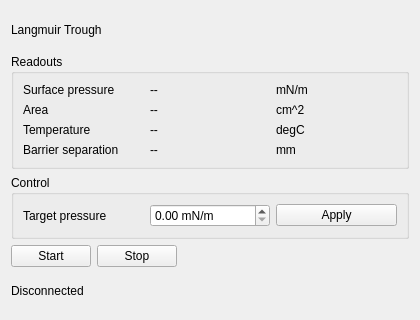
<?xml version="1.0" encoding="UTF-8"?>
<ui version="4.0">
 <class>TroughPanel</class>
 <widget class="QWidget" name="TroughPanel">
  <property name="geometry">
   <rect>
    <x>0</x>
    <y>0</y>
    <width>420</width>
    <height>320</height>
   </rect>
  </property>
  <property name="windowTitle">
   <string>Trough</string>
  </property>
  <layout class="QVBoxLayout" name="root">
   <item>
    <widget class="QLabel" name="title">
     <property name="text">
      <string>Langmuir Trough</string>
     </property>
    </widget>
   </item>
   <item>
    <widget class="QGroupBox" name="readouts_box">
     <property name="title">
      <string>Readouts</string>
     </property>
     <layout class="QGridLayout" name="readouts_grid">
      <item row="0" column="0">
       <widget class="QLabel" name="lbl_pressure">
        <property name="text">
         <string>Surface pressure</string>
        </property>
       </widget>
      </item>
      <item row="0" column="1">
       <widget class="QLabel" name="val_pressure">
        <property name="text">
         <string>--</string>
        </property>
       </widget>
      </item>
      <item row="0" column="2">
       <widget class="QLabel" name="unit_pressure">
        <property name="text">
         <string>mN/m</string>
        </property>
       </widget>
      </item>
      <item row="1" column="0">
       <widget class="QLabel" name="lbl_area">
        <property name="text">
         <string>Area</string>
        </property>
       </widget>
      </item>
      <item row="1" column="1">
       <widget class="QLabel" name="val_area">
        <property name="text">
         <string>--</string>
        </property>
       </widget>
      </item>
      <item row="1" column="2">
       <widget class="QLabel" name="unit_area">
        <property name="text">
         <string>cm^2</string>
        </property>
       </widget>
      </item>
      <item row="2" column="0">
       <widget class="QLabel" name="lbl_temperature">
        <property name="text">
         <string>Temperature</string>
        </property>
       </widget>
      </item>
      <item row="2" column="1">
       <widget class="QLabel" name="val_temperature">
        <property name="text">
         <string>--</string>
        </property>
       </widget>
      </item>
      <item row="2" column="2">
       <widget class="QLabel" name="unit_temperature">
        <property name="text">
         <string>degC</string>
        </property>
       </widget>
      </item>
      <item row="3" column="0">
       <widget class="QLabel" name="lbl_barrier">
        <property name="text">
         <string>Barrier separation</string>
        </property>
       </widget>
      </item>
      <item row="3" column="1">
       <widget class="QLabel" name="val_barrier">
        <property name="text">
         <string>--</string>
        </property>
       </widget>
      </item>
      <item row="3" column="2">
       <widget class="QLabel" name="unit_barrier">
        <property name="text">
         <string>mm</string>
        </property>
       </widget>
      </item>
     </layout>
    </widget>
   </item>
   <item>
    <widget class="QGroupBox" name="control_box">
     <property name="title">
      <string>Control</string>
     </property>
     <layout class="QHBoxLayout" name="control_row">
      <item>
       <widget class="QLabel" name="lbl_setpoint">
        <property name="text">
         <string>Target pressure</string>
        </property>
       </widget>
      </item>
      <item>
       <widget class="QDoubleSpinBox" name="spin_setpoint">
        <property name="suffix">
         <string> mN/m</string>
        </property>
        <property name="decimals">
         <number>2</number>
        </property>
        <property name="maximum">
         <double>72.000000000000000</double>
        </property>
       </widget>
      </item>
      <item>
       <widget class="QPushButton" name="btn_apply">
        <property name="text">
         <string>Apply</string>
        </property>
       </widget>
      </item>
     </layout>
    </widget>
   </item>
   <item>
    <layout class="QHBoxLayout" name="button_row">
     <item>
      <widget class="QPushButton" name="btn_start">
       <property name="text">
        <string>Start</string>
       </property>
      </widget>
     </item>
     <item>
      <widget class="QPushButton" name="btn_stop">
       <property name="text">
        <string>Stop</string>
       </property>
      </widget>
     </item>
     <item>
      <spacer name="button_spacer">
       <property name="orientation">
        <enum>Qt::Orientation::Horizontal</enum>
       </property>
       <property name="sizeHint" stdset="0">
        <size>
         <width>40</width>
         <height>20</height>
        </size>
       </property>
      </spacer>
     </item>
    </layout>
   </item>
   <item>
    <widget class="QLabel" name="status">
     <property name="text">
      <string>Disconnected</string>
     </property>
    </widget>
   </item>
  </layout>
 </widget>
 <resources/>
 <connections/>
</ui>
